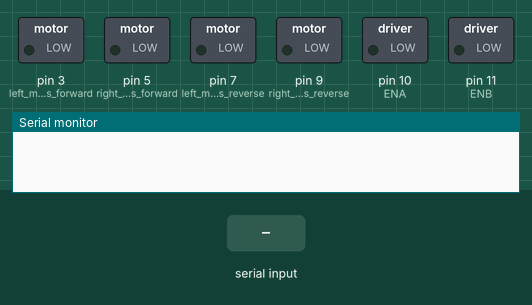
Simulated run of this sketch. Board: Arduino Uno, built with avr-gcc and run on an emulated ATmega328P. Parts: switched loads named in the sketch (green lamp = pin HIGH), the last lines printed to the serial monitor. Inputs (shaded band) come from the test bench.

Above: at 1.2 s.
1.3 s: "1" received over Serial
At 2.6 s:
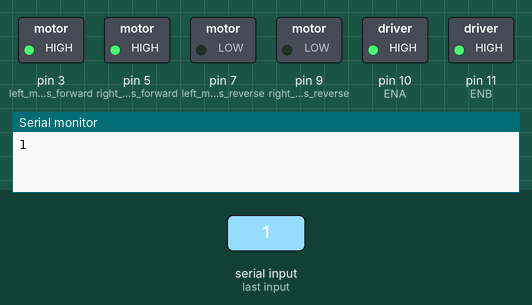
2.9 s: "2" received over Serial
At 4.0 s:
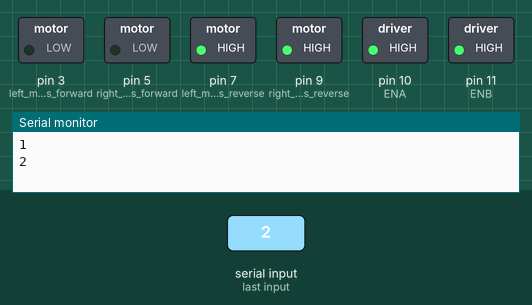
4.4 s: "3" received over Serial
At 5.1 s:
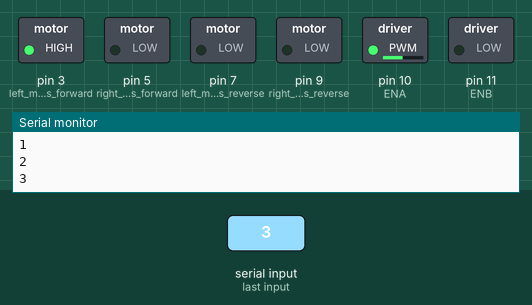
5.9 s: "4" received over Serial
At 6.3 s:
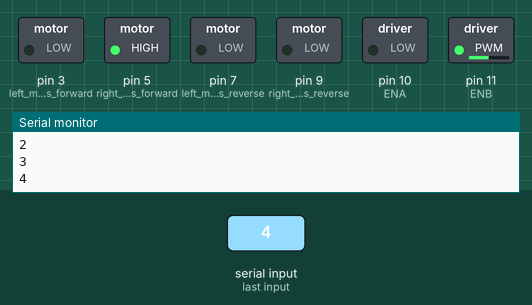
7.4 s: "1" received over Serial
At 8.6 s:
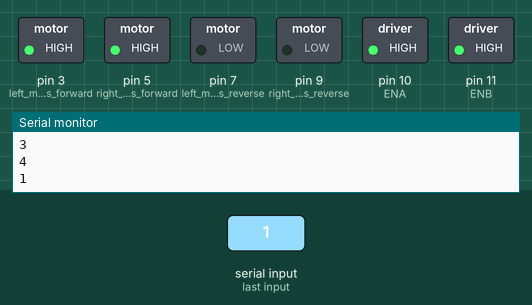
8.9 s: "2" received over Serial
At 9.8 s:
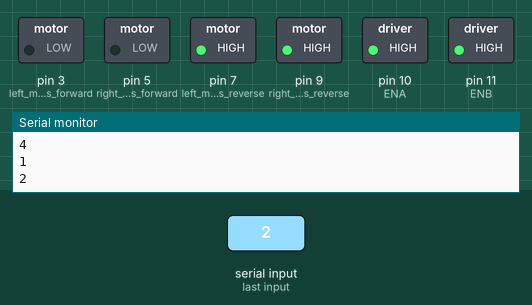
Timing chart, 0 to 11.4 s (numbered marks = the images above; inputs shaded):
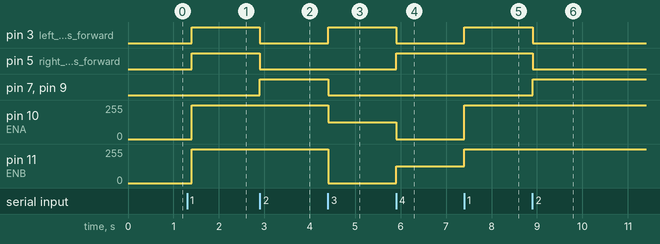

Measured:
- after the input at 1.3 s, pin 3 (left_motors_forward), pin 5 (right_motors_forward): LOW → HIGH after 0.10 s; pin 10 (ENA), pin 11 (ENB): 0/255 → 255/255 after 0.10 s
- after the input at 2.9 s, pin 3 (left_motors_forward), pin 5 (right_motors_forward): HIGH → LOW at once; pin 7 (left_motors_reverse), pin 9 (right_motors_reverse): LOW → HIGH at once
- after the input at 4.4 s, pin 3 (left_motors_forward): LOW → HIGH at once; pin 7 (left_motors_reverse), pin 9 (right_motors_reverse): HIGH → LOW at once; pin 10 (ENA): 255/255 → 125/255 at once; pin 11 (ENB): 255/255 → 0/255 at once
- after the input at 5.9 s, pin 3 (left_motors_forward): HIGH → LOW at once; pin 5 (right_motors_forward): LOW → HIGH at once; pin 10 (ENA): 125/255 → 0/255 at once; pin 11 (ENB): 0/255 → 125/255 at once
- after the input at 7.4 s, pin 3 (left_motors_forward): LOW → HIGH at once; pin 10 (ENA): 0/255 → 255/255 at once; pin 11 (ENB): 125/255 → 255/255 at once
- after the input at 8.9 s, pin 3 (left_motors_forward), pin 5 (right_motors_forward): HIGH → LOW at once; pin 7 (left_motors_reverse), pin 9 (right_motors_reverse): LOW → HIGH at once

The sketch:

car_code_1_.ino
```cpp
char t;

void setup() {
pinMode(3,OUTPUT);   //left motors forward
pinMode(7,OUTPUT);   //left motors reverse
pinMode(5,OUTPUT);   //right motors forward
pinMode(9,OUTPUT);   //right motors reverse
pinMode(10,OUTPUT);  //ENA
pinMode(11,OUTPUT);  //ENB

Serial.begin(9600);

}

void loop()
{
   if(Serial.available())
      {
       t = Serial.read();
       Serial.println(t);
      }

if(t == '1'){            //move forward(all motors rotate in forward direction)
  digitalWrite(3,HIGH);
  digitalWrite(7,LOW);
  digitalWrite(5,HIGH);
  digitalWrite(9,LOW);
  analogWrite(10,255);
  analogWrite(11,255);
}

else if(t == '2'){      //move reverse (all motors rotate in reverse direction)
  digitalWrite(3,LOW);
  digitalWrite(7,HIGH);
  digitalWrite(5,LOW);
  digitalWrite(9,HIGH);
  analogWrite(10,255);
  analogWrite(11,255);
}

else if(t == '3'){      //turn right (left side motors rotate in forward direction, right side motors doesn't rotate)
  digitalWrite(3,HIGH);
  digitalWrite(7,LOW);
  digitalWrite(5,LOW);
  digitalWrite(9,LOW);
  analogWrite(10,125);
  analogWrite(11,0);
}

else if(t == '4'){      //turn left (right side motors rotate in forward direction, left side motors doesn't rotate)
  digitalWrite(3,LOW);
  digitalWrite(7,LOW);
  digitalWrite(5,HIGH);
  digitalWrite(9,LOW);
  analogWrite(10,0);
  analogWrite(11,125);
}

else if(t == '5'){      //STOP (all motors stop)
  digitalWrite(3,LOW);
  digitalWrite(7,LOW);
  digitalWrite(5,LOW);
  digitalWrite(9,LOW);
  analogWrite(10,0);
  analogWrite(11,0);
}
delay(100);
}
```
